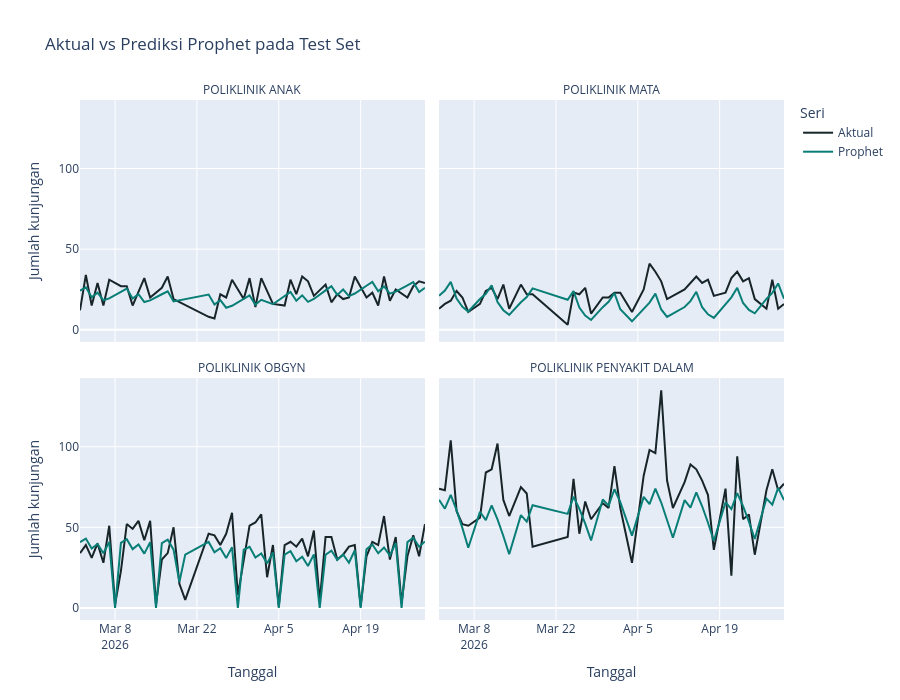

Notebook source saved alongside this figure:
### Code cell
plot_data = test_predictions.melt(
    id_vars=['ds', 'poli'], value_vars=['y', 'yhat'],
    var_name='seri', value_name='jumlah',
)
plot_data['seri'] = plot_data['seri'].map({'y': 'Aktual', 'yhat': 'Prophet'})
fig = px.line(
    plot_data, x='ds', y='jumlah', color='seri', facet_col='poli', facet_col_wrap=2,
    title='Aktual vs Prediksi Prophet pada Test Set',
    labels={'ds': 'Tanggal', 'jumlah': 'Jumlah kunjungan', 'seri': 'Seri'},
    color_discrete_map={'Aktual': '#172529', 'Prophet': '#087E76'},
)
fig.update_layout(height=700)
fig.for_each_annotation(lambda annotation: annotation.update(text=annotation.text.split('=')[-1]))
fig.show()
